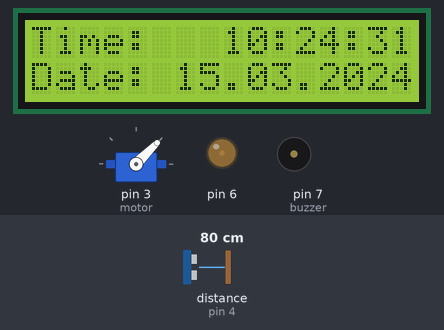
Bench run of a sketch on a simulated Arduino Uno, built with avr-gcc and run on an emulated ATmega328P. Shown: 16×2 character LCD, servo, output pins drawn as LEDs (lit = HIGH), buzzer (waves = sounding, pin HIGH). Wiring (inferred from the names in the program): ultrasonic range finder: trigger pin 5; echo pin 4. Inputs (shaded band) come from the test bench; at power-on: distance to the obstacle (sensor on pin 4) 80 cm. The echo pulse lasts 58.3 µs per cm; the local clock reads 2024-03-15 10:24:30 at power-on unless the sketch sets it; pins used as bus, display or sensor lines are not drawn.

Above: at 1.2 s.
1.3 s: distance to the obstacle (sensor on pin 4) set to 2 cm
At 2.4 s:
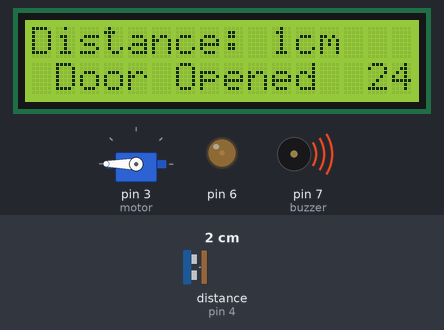
2.8 s: distance to the obstacle (sensor on pin 4) set to 18 cm
At 4.0 s:
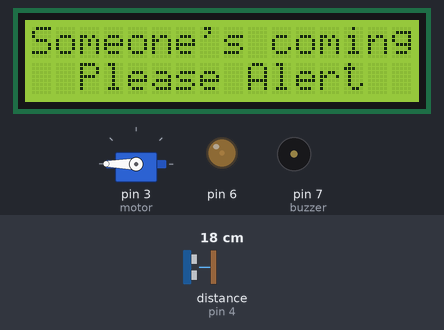
4.3 s: distance to the obstacle (sensor on pin 4) set to 47 cm
5.8 s: distance to the obstacle (sensor on pin 4) set to 55 cm
At 6.4 s:
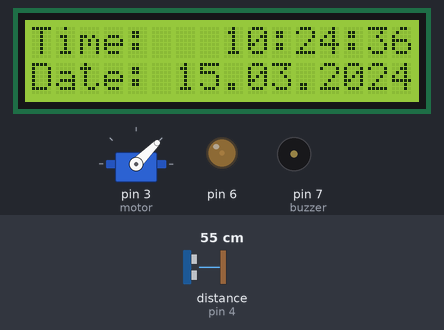
Timing chart, 0 to 8.3 s (numbered marks = the images above; inputs shaded):
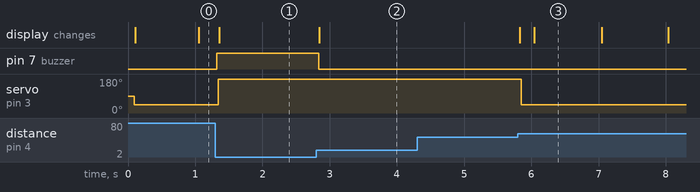

Measured:
- the behaviour switches between 50 and 51 cm on distance to the obstacle (sensor on pin 4) (found by bisection; images 2 and 3)
- after the input at 1.3 s, pin 7 (buzzer): LOW → HIGH at once; servo on pin 3 (motor): 45° → 180° after 0.05 s; the display: changes after 0.06 s (image 1)
- after the input at 2.8 s, pin 7 (buzzer): HIGH → LOW at once; the display: changes at once (image 2)
- after the input at 4.3 s, every drawn part: stays the same
- after the input at 5.8 s, servo on pin 3 (motor): 180° → 45° after 0.05 s; the display: first changes at once (image 3 shows a later state)
- what the display in image 3 shows lasts 1.0 s, from 6.0 s to 7.0 s

The sketch:

Alarm.ino
```cpp
 #include <DS3231.h>
 #include <LiquidCrystal.h>
 #include <Servo.h>

 const int trigpin=5;
 const int echopin=4;
 const int buzzer=7;

 Servo motor;

 DS3231  rtc(SDA, SCL);
   LiquidCrystal lcd(8, 9, 10, 11, 12, 13);

void setup()
  {
     rtc.begin();
     analogWrite(6,20); //Contrast=20
     lcd.begin(16,2);
     Serial.begin(9600);
     pinMode(trigpin,OUTPUT);
     pinMode(echopin,INPUT);
     pinMode(buzzer,OUTPUT);
     pinMode(buzzer,OUTPUT);
     motor.attach (3);
  }

void loop()
  {
    long duration,cm;
     digitalWrite(trigpin,LOW);
     delayMicroseconds(2);
     digitalWrite(trigpin,HIGH);
     delayMicroseconds(10);
     digitalWrite(trigpin,LOW);

     duration=pulseIn(echopin,HIGH);
     cm= microsecTocentimeter(duration);


     if(cm<10)
      {

        digitalWrite(buzzer,HIGH);
        delay(10);
         lcd.setCursor(0,0);
         lcd.print("Distance: ");
         lcd.print(cm);
         lcd.print("cm   ");
         lcd.setCursor(0,1);
         lcd.print(" Door Opened  ");
         delay(10);


             motor.write(180);
             delay(15);

     }


     else if(cm>10 && cm<50)
      {
         digitalWrite(buzzer,LOW);
         lcd.setCursor(0,0);
         lcd.print("Someone's coming");
         lcd.setCursor(0,1);
         lcd.print("  Please Alert  ");

      }

     else
      {
         digitalWrite(buzzer,LOW);
         delay(10);

           // ------ Time---------
         lcd.setCursor(0,0);
         lcd.print("Time:   ");
         lcd.print(rtc.getTimeStr());

         lcd.setCursor(0,1);
         lcd.print("Date: ");
         lcd.print(rtc.getDateStr());
         delay(10);


             motor.write(45);              //command to rotate the servo to the specified angle
             delay(15);

      }


  }


     long microsecTocentimeter(long ms)
      {
         return ms/29/2;
      }
```
